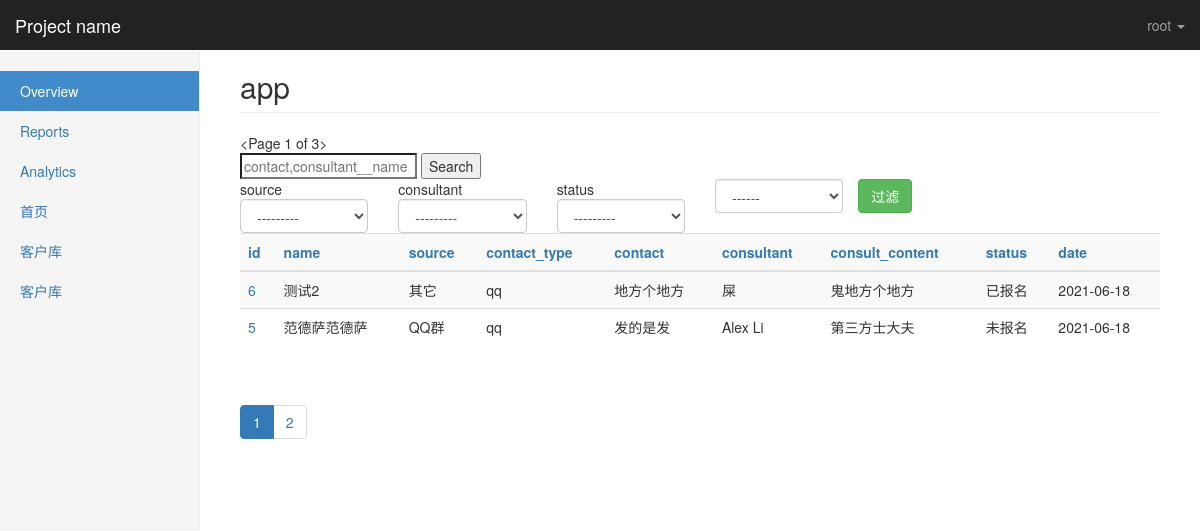
The page /newadmin/crm/customerinfo/ (signed in) on the database its author committed.
### crm/models.py (models this page shows, shortened)
class Menus(models.Model):
    name = models.CharField(max_length=64)
    url_type_choice = ((0,'absolute'),(1,'dynamic'))
    url_type = models.SmallIntegerField(choices=url_type_choice,default=0)
    url_name = models.CharField(max_length=128)
    class Meta:
        unique_together = ('name','url_name')

class CustomerInfo(models.Model):
    name = models.CharField(max_length=64,default=None)
    contact_type_choices = ((0,'qq'),(1,'微信'),(2,'手机'))     # 必须留一个联系方式
    contact_type = models.SmallIntegerField(choices=contact_type_choices,default=0) # 默认是QQ
    contact = models.CharField(max_length=64,unique=True)   # 联合唯一
    source_choice = ((0,'QQ群'),(1,'51CTO'),(2,'百度推广'),(3,'知乎'),(4,'转介绍'),(5,'其它'))  # 转介绍需要有介绍人的信息
    referral_from = models.ForeignKey('self',blank=True,null=True,verbose_name="转介绍",on_delete=models.CASCADE)
    source = models.SmallIntegerField(choices=source_choice)
    consult_cources = models.ManyToManyField("Course",verbose_name="咨询课程")
    consult_content = models.TextField(verbose_name="咨询内容")
    status_choices = ((0,'未报名'),(1,'已报名'),(2,'已退学'))
    status = models.SmallIntegerField(choices=status_choices)
    consultant = models.ForeignKey("UserProfile",verbose_name="课程顾问",on_delete=models.CASCADE)
    date = models.DateField(auto_now_add=True)  # 创建了自动添加

class UserProfile(models.Model):
    user = models.OneToOneField(User,on_delete=models.CASCADE)  # 这样就能使用导入的认证
    name = models.CharField(max_length=64,verbose_name="姓名")
    role = models.ManyToManyField("Role",blank=True,null=True)  # 角色
    def __str__(self):  # 如果是2.7版本，这里写__unicode__
        return self.name

### newadmin/views.py (the view)
# urls.py: re_path(r'^(\w+)/(\w+)/$', views.table_obj_list, name="table_obj_list"),
@login_required
def table_obj_list(request,app_name,model_name):
    admin_class = site.enabled_admins[app_name][model_name]
    querysets = admin_class.model.objects.all().order_by('-id')
    querysets,filter_condtions = get_filter_result(request,querysets)
    admin_class.filter_condtions = filter_condtions
    querysets = get_searched_result(request,querysets,admin_class)
    admin_class.search_key = request.GET.get('_q','')
    querysets,sorted_column = get_orderby_result(request,querysets,admin_class)
    paginator = Paginator(querysets,2)
    page = request.GET.get('_page')
    try:
        querysets = paginator.page(page)
    except PageNotAnInteger:
        querysets = paginator.page(1)
    except EmptyPage:
        querysets = paginator.page(paginator.num_pages)
    return render(request,'newadmin/table_obj_list.html',locals())

### newadmin/templatetags/newadmin_tags.py (called while the page is built, shortened)
@register.simple_tag
def build_table_row(obj,admin_class):
    ele = ""
    if admin_class.list_display:
        for index,column_name in enumerate(admin_class.list_display):
            column_obj = admin_class.model._meta.get_field(column_name)
            if column_obj.choices:
                column_data = getattr(obj,'get_%s_display' % column_name)()
            else:
                column_data = getattr(obj,column_name)
            td_ele = "<td>%s</td>" % column_data
            if index == 0:
                td_ele = "<td><a href='%s/change'>%s</a></td>" %(obj.id,column_data)
            ele += td_ele
    else:
        td_ele = "<td><a href='%s/change'>%s</a></td>" %(obj.id,obj)
        ele += td_ele
    return mark_safe(ele)

@register.simple_tag
def get_sorted_column(column,sorted_column,forloop):
    if column in sorted_column:     # 这一列被排序了,判断上一次排序是什么顺序，这次取反
        last_sort_index = sorted_column[column]
        if last_sort_index.startswith('-'):
            this_time_sort_index = last_sort_index.strip('-')
        else:
            this_time_sort_index = '-%s' % last_sort_index
        return this_time_sort_index
    else:
        return forloop

@register.simple_tag
def render_filtered_args(admin_class,render_html=True):
    if admin_class.filter_condtions:
        ele = ''
        for k,v in admin_class.filter_condtions.items():
            ele += '&%s=%s' %(k,v)
        if render_html:
            return mark_safe(ele)
        else:
            return ele
    else:
        return ''

@register.simple_tag
def render_sorted_arrow(column,sorted_column):
    return ''

@register.simple_tag
def render_paginator(querysets,admin_class,sorted_column):
    ele = '''
      <ul class="pagination">
    '''
    for i in querysets.paginator.page_range:
        if abs(querysets.number - i) < 2:   # 页码小于2
            active = ''
            if querysets.number == i :
                active = 'active'
            filter_ele = render_filtered_args(admin_class)
            sorted_ele = ''
            if sorted_column:
                sorted_ele = '&_o=%s' %list(sorted_column.values())[0]
            p_ele = '''<li class="%s"><a href="?_page=%s%s%s">%s</a></li>'''% (active,i,filter_ele,sorted_ele,i)
            ele += p_ele
    ele += "</ul>"
    return mark_safe(ele)

@register.simple_tag
def get_current_sorted_column_index(sorted_column):
    return list(sorted_column.values())[0] if sorted_column else ''

### newadmin/templates/newadmin/table_obj_list.html (shortened to what this page needs)
{% extends 'newadmin/index.html' %}
{% load newadmin_tags %}
{% block right-content-container %}
<h2 class="page-header">app</h2>
<div>
    {{ querysets }}
    <form >
        <input type="search" placeholder="{% for s in admin_class.search_fields %}{{ s }},{% endfor %}" name="_q" value="{{ admin_class.search_key }}">
        <input type="submit" value="Search">
    </form>
    <div class="row">
        {% if admin_class.list_filter %}
            <form>
                {% for filter_column in admin_class.list_filter %}
                    {% build_filter_ele filter_column admin_class %}
                {% endfor %}
                <input class="btn btn-success" type="submit" value="过滤">
            </form>
        {% endif %}
    </div>
    <table class="table table-striped">
        <thread>
            <tr>
                {% if admin_class.list_display %}
                    {% for colum in admin_class.list_display %}
                        <th><a href="?_o={% get_sorted_column colum sorted_column forloop.counter0 %}{% render_filtered_args admin_class %}">
                            {{ colum }}
                        </a></th>
                    {% endfor %}
                {% else %}
                    <th>{% get_model_name admin_class %}</th>
                {% endif %}
            </tr>
        </thread>
        <tbody>
            {% for obj in querysets %}
                <tr> {% build_table_row obj admin_class %}</tr>
            {% endfor %}
        </tbody>
    </table>
    <div class="pagination">
        {% render_paginator querysets admin_class sorted_column%}
    </div>
</div>
{% endblock %}}

### newadmin/templates/newadmin/index.html (shortened to what this page needs)
{% extends 'newadmin/base.html' %}
{% block body %}
    <nav class="navbar navbar-inverse navbar-fixed-top">
      <div class="container-fluid">
        <div class="navbar-header">
          <a class="navbar-brand" href="#">{% block pro_name %}Project name{% endblock %}</a>
        </div>
        <div id="navbar" class="navbar-collapse collapse">
          <ul class="nav navbar-nav navbar-right">
            <li><a href="#"></a></li>
            <li class="dropdown ">
                <a href="#" class="dropdown-toggle" data-toggle="dropdown" role="button"   >{{ request.user }} <span class="caret"></span> </a>
            </li>
          </ul>
        </div>
      </div>
    </nav>
    <div class="container-fluid">
      <div class="row">
        <div class="col-sm-3 col-md-2 sidebar">
          <ul class="nav nav-sidebar">
            <li class="active"><a href="#">Overview <span class="sr-only">(current)</span></a></li>
            <li><a href="#">Reports</a></li>
            <li><a href="#">Analytics</a></li>
              {% for role in request.user.userprofile.role.all %}
                  {% for menu in role.menus.all %}
                      <li><a href="{% if menu.url_type == 0 %} {{ menu.url_name }}{% else %}{% url menu.url_name %}{% endif %}">{{ menu.name }}</a></li>
                  {% endfor %}
              {% endfor %}
          </ul>
        </div>
        <div class="col-sm-9 col-sm-offset-3 col-md-10 col-md-offset-2 main">
          {% block right-content-container %}{% endblock %}
        </div>
      </div>
    </div>
{% endblock %}

### newadmin/templates/newadmin/base.html (shortened to what this page needs)
<!DOCTYPE html>
<html lang="zh-CN"><head>
    <link href="https://cdn.jsdelivr.net/npm/@bootcss/v3.bootcss.com@1.0.10/examples/signin/signin.css" rel="stylesheet">
    <link href="/static/css/bootstrap.css" rel="stylesheet">
    <link href="/static/css/ie10-viewport-bug-workaround.css" rel="stylesheet">
    <link href="/static/css/dashboard.css" rel="stylesheet">
  </head>
  <body>
    {% block body %}
    {% endblock %}
</body>
</html>

### statics/css/dashboard.css (style rules this page uses)
body { padding-top: 50px; }
.navbar-fixed-top { border: 0; }
.sidebar { display: none; }
@media (min-width: 768px) { .sidebar { position: fixed; top: 51px; bottom: 0; left: 0; z-index: 1000; display: block; padding: 20px; overflow-x: hidden; overflow-y: auto; background-color: #f5f5f5; border-right: 1px solid #eee; } }
.nav-sidebar { margin-right: -21px; margin-bottom: 20px; margin-left: -20px; }
.nav-sidebar > li > a { padding-right: 20px; padding-left: 20px; }
.nav-sidebar > .active > a, .nav-sidebar > .active > a:hover, .nav-sidebar > .active > a:focus { color: #fff; background-color: #428bca; }
.main { padding: 20px; }
@media (min-width: 768px) { .main { padding-right: 40px; padding-left: 40px; } }
.main .page-header { margin-top: 0; }

### rows shown on the page
Menus: name "首页"
Menus: name "客户库"
CustomerInfo: id+name+source "6 测试2 其它 qq 地方个地方 屎 鬼地方个地方 已报名 2021-06-18"
CustomerInfo: id+name+source "5 范德萨范德萨 QQ群 qq 发的是发 Alex Li 第三方士大夫 未报名 2021-06-18"

### other values the page prints
{{ request.user }} "root"
{{ querysets }} "<Page 1 of 3>"
{{ colum }} "id" "name" "source" "contact_type" "contact" "consultant" "consult_content" "status" "date"
